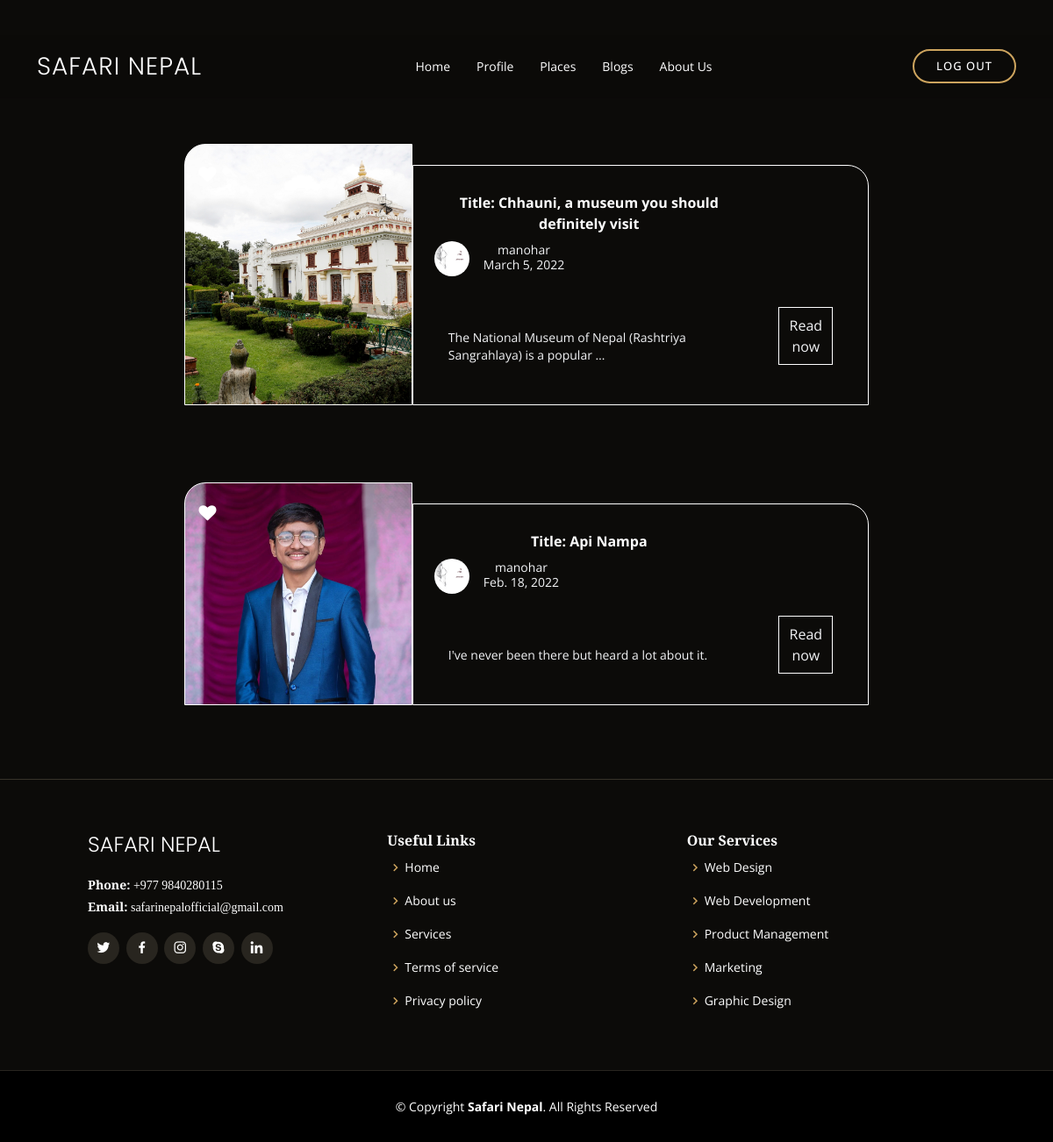
Page /mainpage/blogs/ (signed in) on the committed database.
### blog/models.py (models this page shows, shortened)
class Blog(models.Model):
    title=models.CharField(max_length=50, blank=False, null = False )
    author=models.ForeignKey( User , on_delete=models.CASCADE)
    description=models.TextField(blank= False, null=False)
    thumbnail=models.ImageField(upload_to=th_file_name , null=False )
    created_date=models.DateField(auto_now_add=True)
    related_place=models.ForeignKey(Places,on_delete=models.CASCADE)
    class Meta:
        ordering=['-created_date']

### registration/models.py (models this page shows, shortened)
class Profile(models.Model):
    middle_name= models.CharField(max_length=20,null=True,blank=True)
    sex=models.CharField(max_length=10,choices=[('MALE','MALE'),('FEMALE','FEMALE')])
    age=models.IntegerField(null=False,blank=False)
    phone_number=models.CharField(max_length=15, blank=False, null = False)
    nationality=models.CharField(max_length=20,null=False,blank=False)
    user= models.OneToOneField(User,on_delete=models.CASCADE)
    profile_pic=models.ImageField(default = 'defaultpp.jpg', upload_to=content_file_name)

### blog/views.py (the view)
# urls.py: path('',views.bloglistview.as_view(), name='bloglist'),
@method_decorator(login_required, name='dispatch')
class bloglistview(generic.ListView):
    model= Blog
    template_name= 'blog/blog_list.html'

### blog/templates/blog/blog_list.html (shortened to what this page needs)
{% extends "main.html" %}
{% load static %}
{% block myblock %}
<script src="https://cdn.tailwindcss.com"></script>
{% endblock myblock %}
{% block content %}
  {% if object_list %}
 <section style="padding-top:100px;">
    {% for blog in object_list %}
     <div  data-aos="fade-up">
        <div class="container mt-10 mx-auto p-4 md:p-0 relative hover:scale-105 transition duration-500">
          <div class="flex flex-wrap w-full lg:w-4/5 mx-auto">
            <div class="bg-cover rounded-tl-3xl bg-bottom border border-white w-full md:w-1/3 h-64 md:h-auto relative hover:opacity-90 transition duration-100" style="background-image:url('{{blog.thumbnail.url}}')">
              <div class="absolute text-xl">
                <i class="fa fa-heart text-white hover:text-red-light ml-4 mt-4 cursor-pointer"></i>
              </div>
            </div>
            <div class="myclass w-full md:w-2/3">
              <div class="h-full mx-auto px-6 md:px-0 md:pt-6 md:-ml-6 relative ">
                <div class="bg-inherit border border-white lg:h-full p-6 -mt-6 md:mt-0 relative mb-4 md:mb-0 flex flex-wrap md:flex-wrap items-center rounded-tr-3xl">
                  <div class="w-full lg:w-3/4 lg:border-right lg:border-solid text-center md:text-left">
                    <strong style="color: white;">Title: {{blog.title}}</strong>
                    <div class="flex items-center py-2">
                      <img class="w-10 h-10 rounded-full mr-4" src="{{blog.author.profile.profile_pic.url}}" alt="Avatar of Writer">
                      <div class="text-sm">
                        <p class="text-gray-100 leading-none">{{blog.author.username}}</p>
                        <p class="text-gray-100">{{blog.created_date}}</p>
                      </div>
                    </div>
                  </div>
                  <div class="w-full lg:w-4/5 lg:px-4 lg:py-4">
                    <p class="text-md mt-4 lg:mt-0 text-justify md:text-left text-sm text-gray-100">
                   {{blog.description | truncatewords:10 }}
                    </p>
                  </div>
                  <div class="w-full lg:w-1/5 mt-6 lg:mt-0 lg:px-4 text-center">
                    <a href="{% url 'blogview' blog.id %}">  <button class="bg-none hover:bg-gray-300 border border-white w-1/3 lg:w-full   py-2 text-gray-100 hover:text-gray-900 transition duration-100">Read now</button>  </a>
                  </div>
                </div>
              </div>
            </div>
          </div>
        </div>
    </div>
    {% endfor %}
  </section>
  {% else %}
    <p>There are no blogs.</p>
  {% endif %}
{% endblock %}

### main/templates/main.html (shortened to what this page needs)
{% load static %}
<!DOCTYPE html>
<html lang="en">
    <head>
         <link rel="stylesheet" href="https://cdnjs.cloudflare.com/ajax/libs/font-awesome/4.7.0/css/font-awesome.min.css">
        <link href="{% static 'assets/vendor/animate.css/animate.min.css' %}" rel="stylesheet">
        <link href="{% static 'assets/vendor/aos/aos.css' %}" rel="stylesheet">
        <link href="{% static 'assets/vendor/bootstrap/css/bootstrap.min.css' %}" rel="stylesheet">
        <link href="{% static 'assets/vendor/bootstrap-icons/bootstrap-icons.css' %}" rel="stylesheet">
        <link href="{% static 'assets/vendor/boxicons/css/boxicons.min.css' %}" rel="stylesheet">
        <link href="{% static 'assets/vendor/glightbox/css/glightbox.min.css' %}" rel="stylesheet">
        <link href="{% static 'assets/vendor/swiper/swiper-bundle.min.css' %}" rel="stylesheet">
        <link href="{% static 'assets/css/style.css' %}" rel="stylesheet">
      {% block myblock %}{% endblock myblock %}
    </head>
    <body>
      <header id="header" class="fixed-top d-flex align-items-cente">
        <div class="container-fluid container-xl d-flex align-items-center justify-content-lg-between">
          <h1 class="logo me-auto me-lg-0"><a href="{% url 'placelist' %}">SAFARI NEPAL</a></h1>
          <nav id="navbar" class="navbar order-last order-lg-0">
            <ul>
              <li><a class="nav-link" href="{% url 'placelist' %}">Home</a></li>
              <li><a class="nav-link" href="{% url 'profilepage' %}">Profile</a></li>
              <li><a class="nav-link" href="{% url 'places' %}">Places</a></li>
              <li><a class="nav-link" href="{% url 'bloglist' %}">Blogs</a></li>
              <li><a class="nav-link" href="{% url 'aboutus' %}">About Us</a></li>
            </ul>
          </nav>
          <a href="{% url 'login' %}" class="book-a-table-btn scrollto d-none d-lg-flex">Log Out</a>
        </div>
      </header>
{% block content %}{% endblock content %}
<footer id="footer">
  <div class="footer-top">
    <div class="container">
      <div class="row">
        <div class="col-lg-4 col-md-6">
          <div class="footer-info">
            <h3>Safari Nepal</h3>
            <p>
              <strong>Phone:</strong> +977 9840280115<br>
              <strong>Email:</strong> safarinepalofficial@gmail.com<br>
            </p>
            <div class="social-links mt-3">
              <a href="#" class="twitter"><i class="bx bxl-twitter"></i></a>
              <a href="#" class="facebook"><i class="bx bxl-facebook"></i></a>
              <a href="#" class="instagram"><i class="bx bxl-instagram"></i></a>
              <a href="#" class="google-plus"><i class="bx bxl-skype"></i></a>
              <a href="#" class="linkedin"><i class="bx bxl-linkedin"></i></a>
            </div>
          </div>
        </div>
        <div class="col-lg-4 col-md-6 footer-links">
          <h4>Useful Links</h4>
          <ul>
            <li><i class="bx bx-chevron-right"></i> <a href="{% url 'placelist' %}">Home</a></li>
            <li><i class="bx bx-chevron-right"></i> <a href="#">About us</a></li>
            <li><i class="bx bx-chevron-right"></i> <a href="#">Services</a></li>
            <li><i class="bx bx-chevron-right"></i> <a href="#">Terms of service</a></li>
            <li><i class="bx bx-chevron-right"></i> <a href="#">Privacy policy</a></li>
          </ul>
        </div>
        <div class="col-lg-4 col-md-6 footer-links">
          <h4>Our Services</h4>
          <ul>
            <li><i class="bx bx-chevron-right"></i> <a href="#">Web Design</a></li>
            <li><i class="bx bx-chevron-right"></i> <a href="#">Web Development</a></li>
            <li><i class="bx bx-chevron-right"></i> <a href="#">Product Management</a></li>
            <li><i class="bx bx-chevron-right"></i> <a href="#">Marketing</a></li>
            <li><i class="bx bx-chevron-right"></i> <a href="#">Graphic Design</a></li>
          </ul>
        </div>
      </div>
    </div>
  </div>
  <div class="container">
    <div class="copyright">
      &copy; Copyright <strong><span>Safari Nepal</span></strong>. All Rights Reserved
    </div>
  </div>
</footer>
</body>
</html>

### static/assets/css/style.css (style rules this page uses)
body { font-family: "Open Sans", sans-serif; background: #0c0b09; color: #fff; }
a { color: #cda45e; text-decoration: none; }
h1, h2, h3, h4, h5, h6 { font-family: "Playfair Display", serif; }
#header { background: rgba(12, 11, 9, 0.6); border-bottom: 1px solid rgba(12, 11, 9, 0.6); transition: all 0.5s; z-index: 997; padding: 15px 0; top: 40px; }
#header .logo { font-size: 28px; margin: 0; padding: 0; line-height: 1; font-weight: 300; letter-spacing: 1px; text-transform: uppercase; font-family: "Poppins", sans-serif; }
#header .logo a { color: #fff; }
.book-a-table-btn { margin: 0 0 0 15px; border: 2px solid #cda45e; color: #fff; border-radius: 50px; padding: 8px 25px; text-transform: uppercase; font-size: 13px; font-weight: 500; letter-spacing: 1px; transition: 0.3s; }
.navbar { padding: 0; }
.navbar ul { margin: 0; padding: 0; display: flex; list-style: none; align-items: center; }
.navbar li { position: relative; }
.navbar a, .navbar a:focus { display: flex; align-items: center; justify-content: space-between; padding: 10px 0 10px 30px; color: #fff; white-space: nowrap; transition: 0.3s; font-size: 14px; }
section { padding: 60px 0; overflow: hidden; }
#footer { background: black; padding: 0 0 30px 0; color: #fff; font-size: 14px; }
#footer .footer-top { background: #0c0b09; border-top: 1px solid #37332a; border-bottom: 1px solid #28251f; padding: 60px 0 30px 0; }
#footer .footer-top .footer-info { margin-bottom: 30px; }
#footer .footer-top .footer-info h3 { font-size: 24px; margin: 0 0 20px 0; padding: 2px 0 2px 0; line-height: 1; font-weight: 300; text-transform: uppercase; font-family: "Poppins", sans-serif; }
#footer .footer-top .footer-info p { font-size: 14px; line-height: 24px; margin-bottom: 0; font-family: "Playfair Display", serif; color: #fff; }
#footer .footer-top .social-links a { font-size: 18px; display: inline-block; background: #28251f; color: #fff; line-height: 1; padding: 8px 0; margin-right: 4px; border-radius: 50%; text-align: center; width: 36px; height: 36px; transition: 0.3s; }
#footer .footer-top h4 { font-size: 16px; font-weight: 600; color: #fff; position: relative; padding-bottom: 12px; }
#footer .footer-top .footer-links { margin-bottom: 30px; }
#footer .footer-top .footer-links ul { list-style: none; padding: 0; margin: 0; }
#footer .footer-top .footer-links ul i { padding-right: 2px; color: #cda45e; font-size: 18px; line-height: 1; }
#footer .footer-top .footer-links ul li { padding: 10px 0; display: flex; align-items: center; }
#footer .footer-top .footer-links ul li:first-child { padding-top: 0; }
#footer .footer-top .footer-links ul a { color: #fff; transition: 0.3s; display: inline-block; line-height: 1; }
#footer .copyright { text-align: center; padding-top: 30px; }

### blog/templates/blog/blog_list.html (style rules this page uses)
.myclass { background-color: none; }

### rows in the picture
Blog: thumbnail (picture), title "Chhauni, a museum you should definitely visit", author.profile.profile_pic (picture), author.username "manohar", created_date "March 5, 2022", description "The National Museum of Nepal (Rashtriya Sangrahlaya) is a popular …"
Blog: thumbnail (picture), title "Api Nampa", author.profile.profile_pic (picture), author.username "manohar", created_date "Feb. 18, 2022", description "I've never been there but heard a lot about it."
